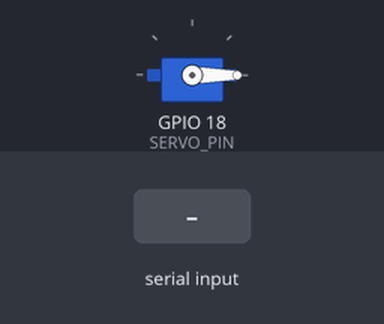
A program run on a simulated ESP32. Shown: servo. The test bench sets the inputs (shaded band). What the program prints to the serial monitor is not drawn.

Above: at 1.2 s.
1.3 s: "u" received over Serial
Timing chart, 0 to 4.3 s (numbered marks = the images above; inputs shaded):
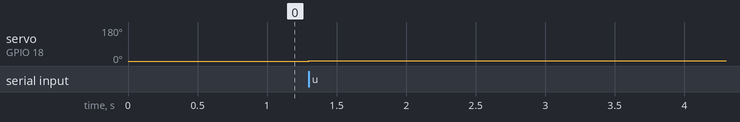

The program:

main.cpp
```cpp
#include <Arduino.h>
//#include <Servo.h>
#define ESP32_SERVO

#ifdef ESP32_SERVO
#include <ESP32Servo.h>
#endif


//#define FULL_DEGREE

#include <SPI.h>
#include <Wire.h>
#include <WiFi.h>


//#define LIMIT_SENSOR_PIN 4
#define SERVO_PIN 18
//#define BTN_PIN 39

Servo myservo;

int pos = 0;

void setup() {
  Serial.begin(115200);
//  pinMode(LIMIT_SENSOR_PIN, INPUT_PULLUP);
//  pinMode(BTN_PIN, INPUT_PULLUP);
//  myservo.attach(SERVO_PIN, -1, 0, 180, 1000, 2000, 50);
#ifdef ESP32_SERVO
  myservo.setPeriodHertz(50);
  myservo.attach(SERVO_PIN);
 // myservo.attach(SERVO_PIN, 500, 2400);
  myservo.write(0);
#endif

}

void loop() {

  if(Serial.available()){
    char text = Serial.read();
    switch (text)
    {
    case 'u':
      pos += 1;
      Serial.println(pos);
      myservo.write(pos);
      delay(3);
      break;
    case 'd':
      pos -= 1;
      Serial.println(pos);
      myservo.write(pos);
      delay(3);
      break;

    default:


      break;
    }
  }
  // for(pos = 0; pos < 180; pos += 1) { // goes from 0 degrees to 180 degrees, 1 degree steps
  //     myservo.write(pos);              // tell servo to go to position in variable 'pos'
  //     Serial.printf("POS : %d\r\n", pos);
  //     delay(15);                       // waits 15ms for the servo to reach the position
  //   }
  //   delay(500);

  //   for(pos = 180; pos>=1; pos-=1) {   // goes from 180 degrees to 0 degrees
  //     myservo.write(pos);              // tell servo to go to position in variable 'pos'
  //     Serial.printf("POS : %d\r\n", pos);
  //     delay(15);                       // waits 15ms for the servo to reach the position
  //   }

  //   delay(500);


#ifdef FULL_DEGREE
  if(digitalRead(BTN_PIN))
  {
    myservo.write(90);
    delay(100);
  }
  else
  {
    myservo.write(0);
    delay(100);
  }


  if(!digitalRead(LIMIT_SENSOR_PIN)) // Pressed -> 0,  Release -> 1
  {
    myservo.write(90);  // Stop
  }
  else
  {
    myservo.write(180); // ccw
    // myservo.write(0);   // cw
  }
 // 0 ~ 1499  CW, 1501 ~ 2500 CCW, 1500 정지 1500에 가까울 수록 느림 (좌우로 1470 ~ 1530 정도는 멈춤)
  // for (int i = 1500; i < 2500; i++)
  // {
  //   myservo.writeMicroseconds(i);
  //   Serial.printf("Pulse Width :  %d\n", i);
  //   delay(100);

  // }
#endif


// for (pos = 0; pos < 120; pos++)
// {
//   myservo.write(pos);
//   Serial.printf("Pos : %d\n", pos);
//   delay(10);
// }

// for (pos = 119; pos >= 0; pos--)
// {
//   myservo.write(pos);
//   Serial.printf("Pos : %d\n", pos);
//   delay(10);
// }


}
```

Measured:
- after the input at 1.3 s, servo on GPIO 18 (SERVO_PIN): 0° → 1° at once
